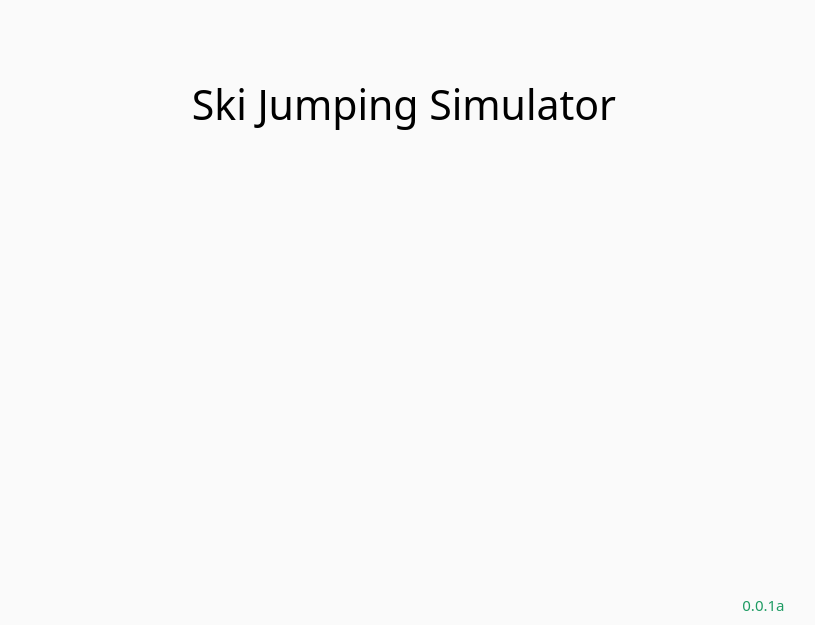
<?xml version="1.0" encoding="UTF-8"?>
<ui version="4.0">
 <class>MainWindow</class>
 <widget class="QMainWindow" name="MainWindow">
  <property name="geometry">
   <rect>
    <x>0</x>
    <y>0</y>
    <width>815</width>
    <height>625</height>
   </rect>
  </property>
  <property name="maximumSize">
   <size>
    <width>815</width>
    <height>625</height>
   </size>
  </property>
  <property name="windowTitle">
   <string>Ski Jumping Simulator</string>
  </property>
  <property name="windowOpacity">
   <double>1.000000000000000</double>
  </property>
  <property name="styleSheet">
   <string notr="true">background-color: rgb(250, 250, 250);</string>
  </property>
  <widget class="QWidget" name="centralwidget">
   <layout class="QHBoxLayout" name="horizontalLayout_7">
    <item>
     <layout class="QHBoxLayout" name="horizontalLayout_6">
      <item>
       <spacer name="horizontalSpacer">
        <property name="orientation">
         <enum>Qt::Horizontal</enum>
        </property>
        <property name="sizeType">
         <enum>QSizePolicy::Expanding</enum>
        </property>
        <property name="sizeHint" stdset="0">
         <size>
          <width>70</width>
          <height>20</height>
         </size>
        </property>
       </spacer>
      </item>
      <item>
       <layout class="QVBoxLayout" name="verticalLayout_3">
        <item>
         <layout class="QHBoxLayout" name="horizontalLayout_titleAndVersion">
          <item>
           <widget class="QLabel" name="label_title">
            <property name="enabled">
             <bool>true</bool>
            </property>
            <property name="font">
             <font>
              <family>Quicksand Medium</family>
              <pointsize>31</pointsize>
             </font>
            </property>
            <property name="styleSheet">
             <string notr="true">QLabel{
color: rgb(0, 0, 0)
}</string>
            </property>
            <property name="text">
             <string>Ski Jumping Simulator</string>
            </property>
            <property name="alignment">
             <set>Qt::AlignCenter</set>
            </property>
           </widget>
          </item>
         </layout>
        </item>
        <item>
         <layout class="QVBoxLayout" name="verticalLayout_butons">
          <item>
           <layout class="QHBoxLayout" name="horizontalLayout_topButtons">
            <item>
             <widget class="QPushButton" name="pushButton_singleJumps">
              <property name="minimumSize">
               <size>
                <width>135</width>
                <height>135</height>
               </size>
              </property>
              <property name="maximumSize">
               <size>
                <width>135</width>
                <height>135</height>
               </size>
              </property>
              <property name="text">
               <string/>
              </property>
              <property name="icon">
               <iconset resource="../assets.qrc">
                <normaloff>:/img/ski-jumper.png</normaloff>:/img/ski-jumper.png</iconset>
              </property>
              <property name="iconSize">
               <size>
                <width>120</width>
                <height>120</height>
               </size>
              </property>
              <property name="flat">
               <bool>true</bool>
              </property>
             </widget>
            </item>
            <item>
             <spacer name="horizontalSpacer_3">
              <property name="orientation">
               <enum>Qt::Horizontal</enum>
              </property>
              <property name="sizeType">
               <enum>QSizePolicy::Expanding</enum>
              </property>
              <property name="sizeHint" stdset="0">
               <size>
                <width>40</width>
                <height>20</height>
               </size>
              </property>
             </spacer>
            </item>
            <item>
             <widget class="QPushButton" name="pushButton_season">
              <property name="minimumSize">
               <size>
                <width>180</width>
                <height>180</height>
               </size>
              </property>
              <property name="maximumSize">
               <size>
                <width>180</width>
                <height>180</height>
               </size>
              </property>
              <property name="text">
               <string/>
              </property>
              <property name="icon">
               <iconset resource="../assets.qrc">
                <normaloff>:/img/Crystal_Globe.svg.png</normaloff>:/img/Crystal_Globe.svg.png</iconset>
              </property>
              <property name="iconSize">
               <size>
                <width>165</width>
                <height>165</height>
               </size>
              </property>
              <property name="flat">
               <bool>true</bool>
              </property>
             </widget>
            </item>
            <item>
             <spacer name="horizontalSpacer_4">
              <property name="orientation">
               <enum>Qt::Horizontal</enum>
              </property>
              <property name="sizeHint" stdset="0">
               <size>
                <width>40</width>
                <height>20</height>
               </size>
              </property>
             </spacer>
            </item>
            <item>
             <widget class="QPushButton" name="pushButton_singleCompetition">
              <property name="minimumSize">
               <size>
                <width>135</width>
                <height>135</height>
               </size>
              </property>
              <property name="maximumSize">
               <size>
                <width>135</width>
                <height>135</height>
               </size>
              </property>
              <property name="text">
               <string/>
              </property>
              <property name="icon">
               <iconset resource="../assets.qrc">
                <normaloff>:/img/medal.png</normaloff>:/img/medal.png</iconset>
              </property>
              <property name="iconSize">
               <size>
                <width>120</width>
                <height>120</height>
               </size>
              </property>
              <property name="flat">
               <bool>true</bool>
              </property>
             </widget>
            </item>
           </layout>
          </item>
          <item>
           <spacer name="verticalSpacer">
            <property name="orientation">
             <enum>Qt::Vertical</enum>
            </property>
            <property name="sizeType">
             <enum>QSizePolicy::Maximum</enum>
            </property>
            <property name="sizeHint" stdset="0">
             <size>
              <width>20</width>
              <height>20</height>
             </size>
            </property>
           </spacer>
          </item>
          <item>
           <layout class="QHBoxLayout" name="horizontalLayout_downButtons">
            <item>
             <widget class="QPushButton" name="pushButton_databaseEdit">
              <property name="minimumSize">
               <size>
                <width>135</width>
                <height>135</height>
               </size>
              </property>
              <property name="maximumSize">
               <size>
                <width>135</width>
                <height>135</height>
               </size>
              </property>
              <property name="text">
               <string/>
              </property>
              <property name="icon">
               <iconset resource="../assets.qrc">
                <normaloff>:/img/database-edit.png</normaloff>:/img/database-edit.png</iconset>
              </property>
              <property name="iconSize">
               <size>
                <width>120</width>
                <height>120</height>
               </size>
              </property>
              <property name="flat">
               <bool>true</bool>
              </property>
             </widget>
            </item>
            <item>
             <widget class="QPushButton" name="pushButton_help">
              <property name="minimumSize">
               <size>
                <width>135</width>
                <height>135</height>
               </size>
              </property>
              <property name="maximumSize">
               <size>
                <width>135</width>
                <height>135</height>
               </size>
              </property>
              <property name="text">
               <string/>
              </property>
              <property name="icon">
               <iconset resource="../assets.qrc">
                <normaloff>:/img/help.png</normaloff>:/img/help.png</iconset>
              </property>
              <property name="iconSize">
               <size>
                <width>120</width>
                <height>120</height>
               </size>
              </property>
              <property name="flat">
               <bool>true</bool>
              </property>
             </widget>
            </item>
           </layout>
          </item>
         </layout>
        </item>
        <item>
         <spacer name="verticalSpacer_3">
          <property name="orientation">
           <enum>Qt::Vertical</enum>
          </property>
          <property name="sizeType">
           <enum>QSizePolicy::Maximum</enum>
          </property>
          <property name="sizeHint" stdset="0">
           <size>
            <width>20</width>
            <height>70</height>
           </size>
          </property>
         </spacer>
        </item>
       </layout>
      </item>
      <item>
       <spacer name="horizontalSpacer_2">
        <property name="orientation">
         <enum>Qt::Horizontal</enum>
        </property>
        <property name="sizeType">
         <enum>QSizePolicy::Maximum</enum>
        </property>
        <property name="sizeHint" stdset="0">
         <size>
          <width>40</width>
          <height>20</height>
         </size>
        </property>
       </spacer>
      </item>
      <item>
       <layout class="QVBoxLayout" name="verticalLayout_settings">
        <item>
         <widget class="QPushButton" name="pushButton_settings">
          <property name="minimumSize">
           <size>
            <width>85</width>
            <height>85</height>
           </size>
          </property>
          <property name="maximumSize">
           <size>
            <width>85</width>
            <height>85</height>
           </size>
          </property>
          <property name="text">
           <string/>
          </property>
          <property name="icon">
           <iconset resource="../assets.qrc">
            <normaloff>:/img/settings.png</normaloff>:/img/settings.png</iconset>
          </property>
          <property name="iconSize">
           <size>
            <width>80</width>
            <height>80</height>
           </size>
          </property>
          <property name="flat">
           <bool>true</bool>
          </property>
         </widget>
        </item>
        <item>
         <spacer name="verticalSpacer_settings">
          <property name="orientation">
           <enum>Qt::Vertical</enum>
          </property>
          <property name="sizeHint" stdset="0">
           <size>
            <width>20</width>
            <height>40</height>
           </size>
          </property>
         </spacer>
        </item>
        <item>
         <widget class="QLabel" name="label">
          <property name="font">
           <font>
            <family>Noto Sans</family>
            <pointsize>11</pointsize>
           </font>
          </property>
          <property name="styleSheet">
           <string notr="true">QLabel{
	color: rgb(30, 155, 99);
}
</string>
          </property>
          <property name="text">
           <string>0.0.1a</string>
          </property>
          <property name="alignment">
           <set>Qt::AlignCenter</set>
          </property>
         </widget>
        </item>
       </layout>
      </item>
     </layout>
    </item>
   </layout>
  </widget>
  <widget class="QMenuBar" name="menubar">
   <property name="geometry">
    <rect>
     <x>0</x>
     <y>0</y>
     <width>815</width>
     <height>20</height>
    </rect>
   </property>
  </widget>
 </widget>
 <resources>
  <include location="../assets.qrc"/>
 </resources>
 <connections/>
</ui>
